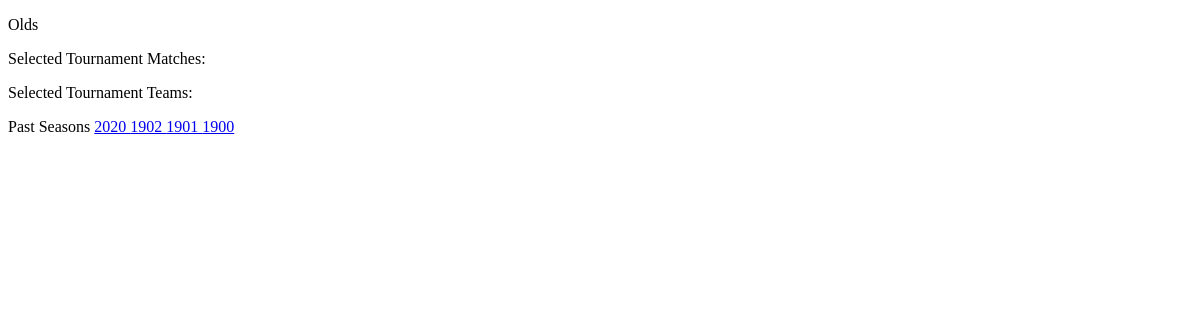
The page /tournaments/6/Olds/ on the database as committed earlier.
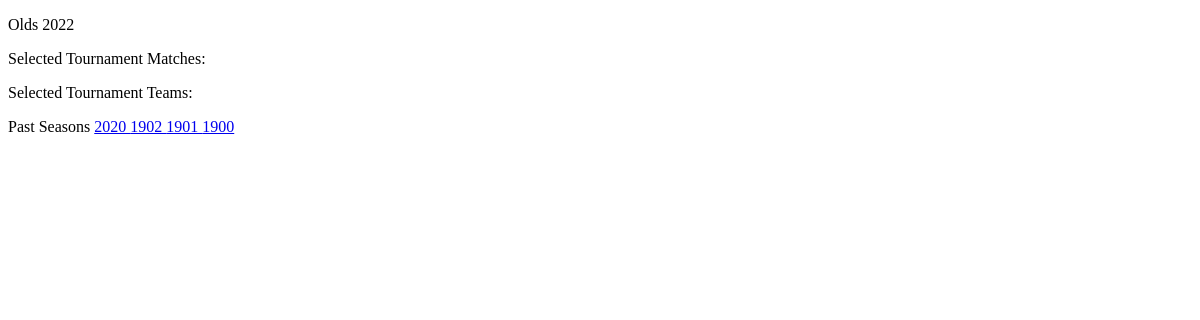
The same page on the database as committed later.
### seasons/models.py (models this page shows, shortened)
class Season(models.Model):
    year = models.IntegerField(blank=False, default=1900)
    current_season = models.BooleanField(verbose_name='Current year', default=False)
    class Meta:
        verbose_name = "Season"
        verbose_name_plural = "Seasons"
        ordering = ['-year']
    def get_absolute_url(self):
        return reverse('season_page', kwargs={
            'year': self.year,
            'season_id': self.pk
        })

### tournaments/views.py (the view)
class TournamentDetail(View):
    def get(self, request, tournament_id, name):
        selected_tournament = Tournament.objects.get(id=tournament_id)
        selected_tournament_matches = Match.objects.filter(tournament=selected_tournament)
        selected_tournament_teams = Team.objects.filter(tournament=selected_tournament)
        other_seasons = _get_other_seasons().filter(tournament=selected_tournament)
        return render(request, 'tournaments/tournament_page.html',
                      {
                          'current_season': _get_current_season(),
                          'other_seasons': other_seasons,
                          'selected_tournament': selected_tournament,
                          'selected_tournament_matches': selected_tournament_matches,
                          'selected_tournament_teams': selected_tournament_teams
                      })

### seasons/models.py (called while the page is built)
def _get_current_season():
    return Season.objects.filter(current_season=True)

def _get_other_seasons():
    return Season.objects.filter(current_season=False)

### templates/tournaments/tournament_page.html (shortened to what this page needs)
<!DOCTYPE html>
<html lang="en">
<head>
</head>
<body>
<p>
{{ selected_tournament.name }} {% for season in current_season %} {{ season.year }} {% endfor %}
</p>
<p>Selected Tournament Matches:
    <br>
<p>Selected Tournament Teams:
</p>
<p>
    Past Seasons {% for season in other_seasons %} <a href={{ season.get_absolute_url }}> {{ season.year }}
</a> {% endfor %}
</p>
</body>
</html>

Rows that differ between the two databases and show on the page:
now on this page (row edited): Season: year "2022"
